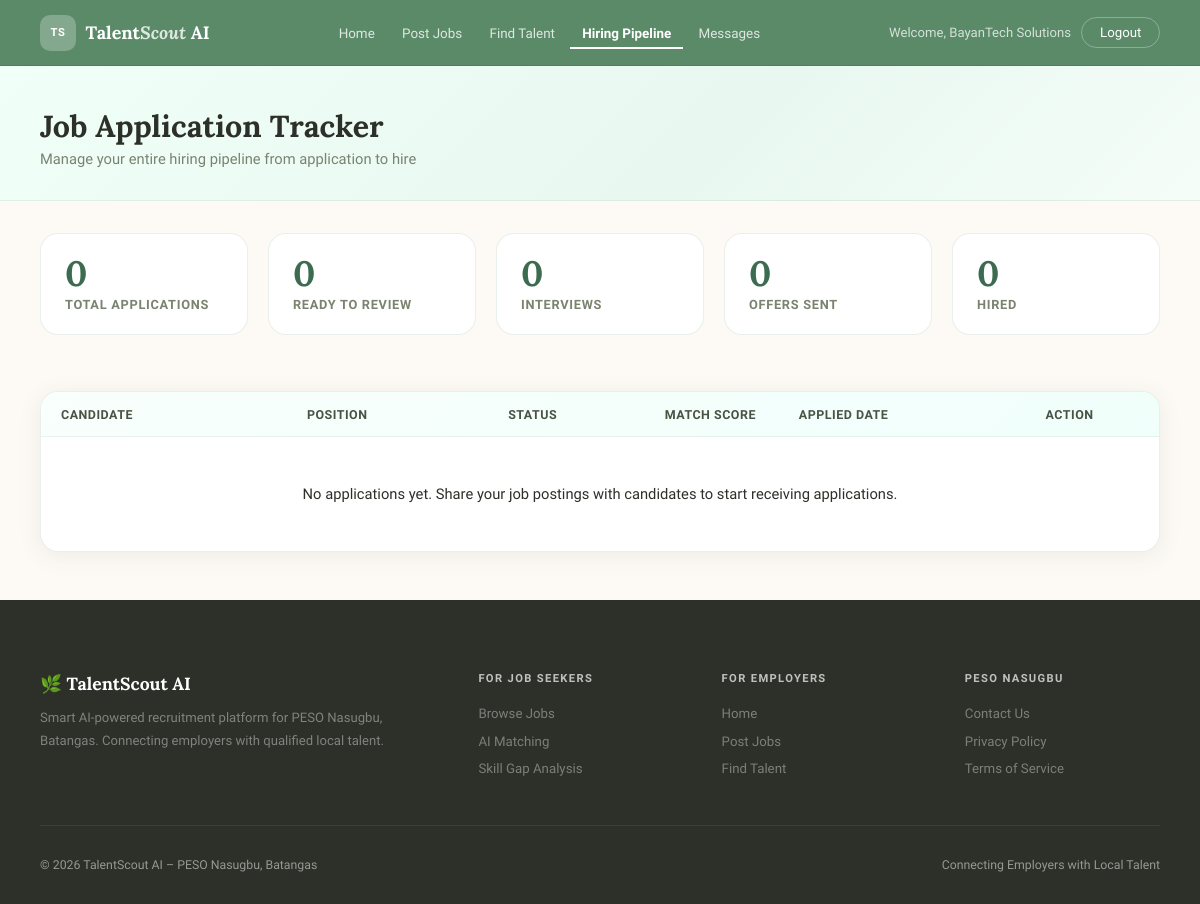
/employers/modules/applicant-tracking/index.php (signed in), run on an earlier commit of the app's database.
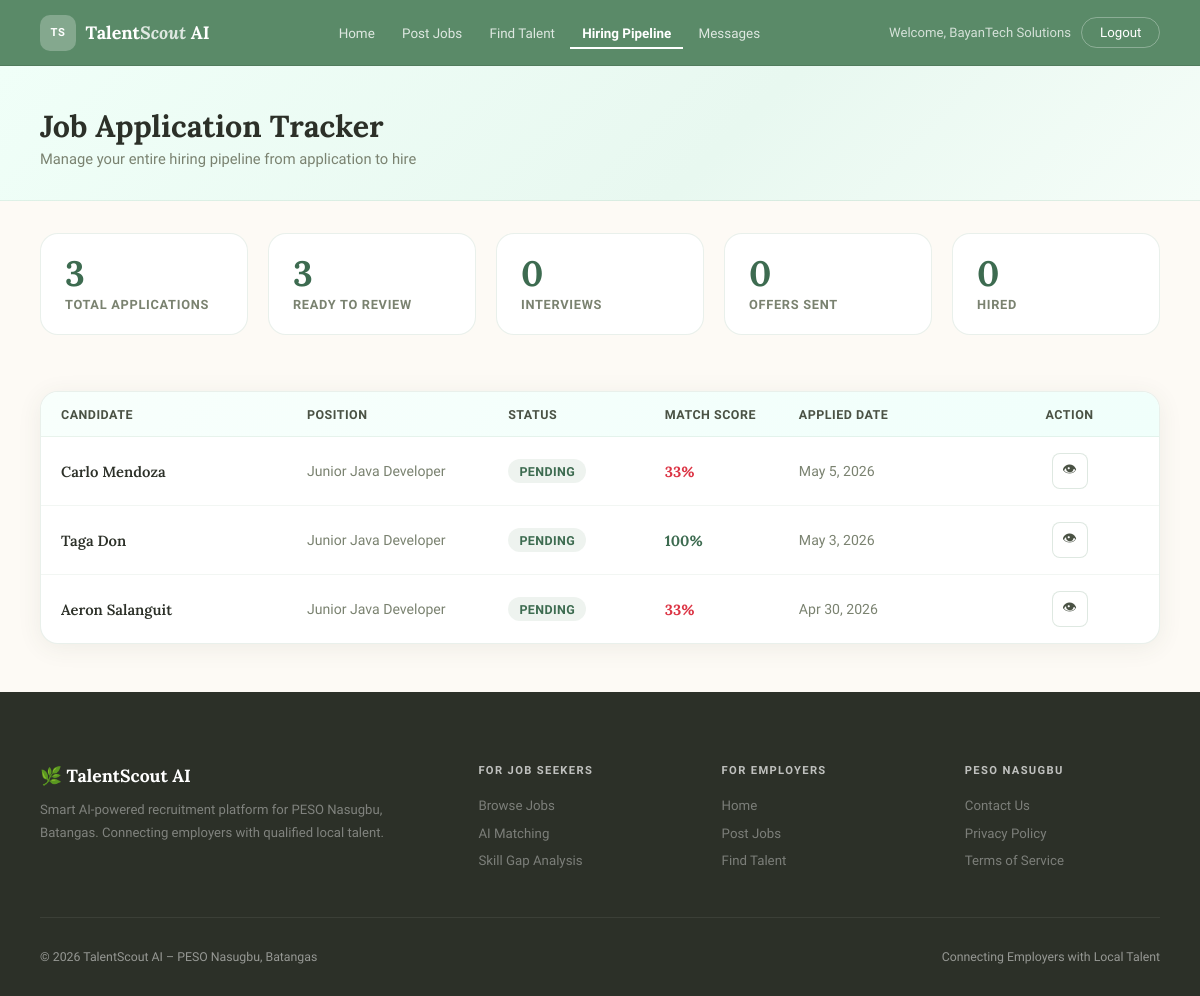
And on a later commit of the database.
### tables this page shows
CREATE TABLE `application` (
  `application_id` int(11) NOT NULL,
  `job_post_id` int(11) DEFAULT NULL,
  `employee_id` int(11) DEFAULT NULL,
  `status` enum('Pending','Interview Scheduled','Offer Received','Rejected') DEFAULT 'Pending',
  `employer_feedback` varchar(255) DEFAULT NULL,
  `application_date` date DEFAULT NULL,
  `hire_status` enum('none','offered','accepted','rejected') DEFAULT 'none',
  `hire_offer_message` text DEFAULT NULL,
  `hire_offer_date` timestamp NULL DEFAULT NULL,
  `hire_response_date` timestamp NULL DEFAULT NULL,
  `is_anonymous` tinyint(1) DEFAULT 0
);

CREATE TABLE `employee` (
  `employee_id` int(11) NOT NULL,
  `first_name` varchar(255) DEFAULT NULL,
  `last_name` varchar(255) DEFAULT NULL,
  `email` varchar(255) DEFAULT NULL,
  `password` varchar(255) DEFAULT NULL,
  `address` varchar(255) DEFAULT NULL,
  `is_active` tinyint(1) DEFAULT NULL
);

CREATE TABLE `job_post` (
  `job_post_id` int(11) NOT NULL,
  `employer_id` int(11) DEFAULT NULL,
  `title` varchar(255) DEFAULT NULL,
  `description` varchar(255) DEFAULT NULL,
  `salary` varchar(255) NOT NULL,
  `location` varchar(255) DEFAULT NULL,
  `work_type` varchar(50) DEFAULT NULL,
  `application_deadline` date DEFAULT NULL,
  `skills` varchar(255) NOT NULL,
  `experience_level` varchar(255) NOT NULL,
  `job_category` varchar(255) NOT NULL,
  `job_post_created` timestamp NOT NULL DEFAULT current_timestamp() ON UPDATE current_timestamp(),
  `job_status` varchar(20) DEFAULT 'active'
);

### employees/modules/ai-matching/skill-normalizer.php (called while the page is built, shortened)
<?php
class SkillNormalizer {
    private $normalizations = [];
    public function __construct() {
        $this->normalizations = $this->buildSkillMap();
    }
    public function normalize($skill) {
        $skill = trim($skill);
        $lower = strtolower($skill);
        if (isset($this->normalizations[$lower])) {
            return $this->normalizations[$lower];
        }
        return ucwords(strtolower($skill));
    }
    public function findSkillCategory($skill, $conn) {
        $skill_normalized = strtolower(trim($skill));
        $sql = "SELECT category_id, category_name, canonical_name FROM skill_categories
                WHERE LOWER(canonical_name) = ?";
        $stmt = $conn->prepare($sql);
        $stmt->bind_param('s', $skill_normalized);
        $stmt->execute();
        $result = $stmt->get_result();
        $sql = "SELECT c.category_id, c.category_name, c.canonical_name
                FROM skill_categories c
                JOIN skill_synonyms s ON c.category_id = s.category_id
                WHERE LOWER(s.synonym) = ?";
        $stmt = $conn->prepare($sql);
        $stmt->bind_param('s', $skill_normalized);
        $stmt->execute();
        $result = $stmt->get_result();
        if ($row = $result->fetch_assoc()) {
            return [
                'category_id' => $row['category_id'],
                'category_name' => $row['category_name'],
                'canonical_name' => $row['canonical_name'],
                'matched_by' => 'synonym'
            ];
        }
        return null;
    }
    public function getCanonicalForm($skill, $conn) {
        $category = $this->findSkillCategory($skill, $conn);
        return $this->normalize($skill);
    }
}
?>

### employers/modules/applicant-tracking/index.php (the view, shortened to what this page needs)
<?php
require_once('../../../database/db.php');
require_once('../../../employees/modules/ai-matching/skill-normalizer.php');
$employer_status = $_SESSION['employer_status'] ?? 'pending';
$isVerified = $employer_status === 'active';
$conn = getConnection();
$normalizer = new SkillNormalizer();
$employer_id = (int)$_SESSION['employer_id'];
$applications = [];
$stmt = $conn->prepare("SELECT
  a.application_id,
  a.job_post_id,
  a.employee_id,
  a.status,
  a.hire_status,
  a.application_date,
  e.first_name,
  e.last_name,
  jp.title as job_title,
  jp.skills as job_skills,
  GROUP_CONCAT(DISTINCT es.skill_name ORDER BY es.skill_name SEPARATOR ', ') as candidate_skills
FROM application a
JOIN job_post jp ON a.job_post_id = jp.job_post_id
JOIN employee e ON a.employee_id = e.employee_id
LEFT JOIN employee_skill es ON a.employee_id = es.employee_id
WHERE jp.employer_id = ?
GROUP BY a.application_id, a.job_post_id, a.employee_id, a.status, a.hire_status, a.application_date, e.first_name, e.last_name, jp.title, jp.skills
ORDER BY a.application_date DESC");
$stmt->bind_param("i", $employer_id);
$stmt->execute();
$result = $stmt->get_result();
while ($row = $result->fetch_assoc()) {
  $hireStatus = $row['hire_status'] ?? 'none';
  if ($hireStatus === 'accepted') {
    $row['display_status'] = 'Hired';
  } elseif ($hireStatus === 'rejected') {
    $row['display_status'] = 'Offer Declined';
  } elseif ($hireStatus === 'offered') {
    $row['display_status'] = 'Offer Sent';
  } else {
    $row['display_status'] = $row['status'];
  }
  if (!empty($row['candidate_skills'])) {
    $candidate_skills_arr = array_map('trim', explode(',', $row['candidate_skills']));
    $normalized_candidate_skills = [];
    foreach ($candidate_skills_arr as $skill) {
      $normalized = $normalizer->getCanonicalForm($skill, $conn);
      $normalized_candidate_skills[] = $normalized;
    }
    $row['candidate_skills'] = implode(', ', array_unique($normalized_candidate_skills));
  }
  if (!empty($row['job_skills']) && !empty($row['candidate_skills'])) {
    $job_skills = array_map('trim', explode(',', $row['job_skills']));
    $cand_skills = array_map('trim', explode(',', $row['candidate_skills']));
    $match_count = 0;
    foreach ($job_skills as $job_skill) {
      $norm_job = strtolower($normalizer->getCanonicalForm($job_skill, $conn));
      foreach ($cand_skills as $cand_skill) {
        $norm_cand = strtolower($normalizer->getCanonicalForm($cand_skill, $conn));
        if ($norm_job === $norm_cand) {
          $match_count++;
          break;
        }
      }
    }
    $row['skill_match_percent'] = count($job_skills) > 0 ? round(($match_count / count($job_skills)) * 100) : 0;
  } else {
    $row['skill_match_percent'] = 0;
  }
  $applications[] = $row;
}
$stats = [
  'total' => count($applications),
  'applied' => 0,
  'interview' => 0,
  'offer' => 0,
  'hired' => 0,
  'rejected' => 0
];
foreach ($applications as $app) {
  $hireStatus = $app['hire_status'] ?? 'none';
  if ($hireStatus === 'accepted') {
    $stats['hired']++;
  } elseif ($hireStatus === 'offered') {
    $stats['offer']++;
  } elseif ($hireStatus === 'rejected') {
    $stats['rejected']++;
  } else {
    switch(strtolower($app['status'])) {
      case 'pending':
        $stats['applied']++;
        break;
    }
  }
}
?>
<!DOCTYPE html>
<html lang="en">
<head>
</head>
<body>
  <nav class="navbar" id="navbar">
    <a href="../../index.php" class="nav-logo">
      <div class="nav-logo-mark">TS</div>
      <span>Talent<em>Scout</em> AI</span>
    </a>
    <ul class="nav-links">
      <li><a href="../../index.php">Home</a></li>
      <?php if ($isVerified): ?>
        <li><a href="../post-jobs/">Post Jobs</a></li>
      <?php else: ?>
        <li><a href="#" class="nav-muted" onclick="window.location.href='../../index.php'; return false;">Post Jobs</a></li>
      <?php endif; ?>
      <li><a href="../employee-finder/">Find Talent</a></li>
      <li><a href="./" class="active">Hiring Pipeline</a></li>
      <?php if ($isVerified): ?>
        <li><a href="../chat-sms/">Messages</a></li>
      <?php else: ?>
        <li><a href="#" class="nav-muted" onclick="window.location.href='../../index.php'; return false;">Messages</a></li>
      <?php endif; ?>
    </ul>
    <div class="nav-right">
      <?php if (isset($_SESSION['employer_id'])): ?>
        <span class="nav-user">Welcome, <?php echo htmlspecialchars($_SESSION['employer_name'] ?? 'Employer'); ?></span>
        <a href="../../logout.php" class="btn-ghost">Logout</a>
      <?php else: ?>
        <a href="../../login.php" class="btn-ghost">Login</a>
        <a href="../../signup.php" class="btn-solid">Get Started →</a>
      <?php endif; ?>
    </div>
  </nav>
  <div class="page-wrapper">
    <div class="page-hero">
      <div class="page-hero-inner">
        <h1>Job Application Tracker</h1>
        <p>Manage your entire hiring pipeline from application to hire</p>
      </div>
    </div>
    <div class="container">
      <div class="stats-grid">
        <div class="stat-card">
          <div class="stat-value"><?php echo $stats['total']; ?></div>
          <div class="stat-label">Total Applications</div>
        </div>
        <div class="stat-card">
          <div class="stat-value"><?php echo ($stats['applied'] + $stats['interview']); ?></div>
          <div class="stat-label">Ready to Review</div>
        </div>
        <div class="stat-card">
          <div class="stat-value"><?php echo $stats['interview']; ?></div>
          <div class="stat-label">Interviews</div>
        </div>
        <div class="stat-card">
          <div class="stat-value"><?php echo $stats['offer']; ?></div>
          <div class="stat-label">Offers Sent</div>
        </div>
        <div class="stat-card">
          <div class="stat-value"><?php echo $stats['hired']; ?></div>
          <div class="stat-label">Hired</div>
        </div>
      </div>
      <div class="table-wrapper">
        <table>
          <thead>
            <tr>
              <th style="width: 22%;">Candidate</th>
              <th style="width: 18%;">Position</th>
              <th style="width: 14%;">Status</th>
              <th style="width: 12%;">Match Score</th>
              <th style="width: 18%;">Applied Date</th>
              <th style="width: 16%; text-align: center;">Action</th>
            </tr>
          </thead>
          <tbody>
            <?php if (count($applications) > 0): ?>
              <?php foreach ($applications as $app):
                $displayStatus = $app['display_status'];
                $status_class = 'status-applied';
                $job_skills = !empty($app['job_skills'])
                    ? array_map('trim', explode(',', $app['job_skills']))
                    : [];
                $candidate_skills = !empty($app['candidate_skills'])
                    ? array_map('trim', explode(',', $app['candidate_skills']))
                    : [];
                $matching_skills = array_intersect($job_skills, $candidate_skills);
                $match_score = count($job_skills) > 0
                    ? round((count($matching_skills) / count($job_skills)) * 100)
                    : 0;
              ?>
                <tr data-application-id="<?php echo $app['application_id']; ?>">
                  <td class="candidate-col"><?php echo htmlspecialchars($app['first_name'] . ' ' . $app['last_name']); ?></td>
                  <td class="position-col"><?php echo htmlspecialchars($app['job_title']); ?></td>
                  <td><span class="status-badge <?php echo $status_class; ?>"><?php echo htmlspecialchars($displayStatus); ?></span></td>
                  <td class="match-score" style="color: <?php
                    if ($match_score >= 80) echo 'var(--sage-dark)';
                    elseif ($match_score >= 50) echo 'var(--gold)';
                    else echo '#dc3545';
                  ?>;"><?php echo $match_score; ?>%</td>
                  <td class="date-col"><?php echo date('M j, Y', strtotime($app['application_date'])); ?></td>
                  <td class="action-col">
                    <button
                      class="btn-eye"
                      onclick="openApplicationModal(<?php echo $app['application_id']; ?>)"
                      title="View application details"
                    >
                      👁
                    </button>
                  </td>
                </tr>
              <?php endforeach; ?>
            <?php else: ?>
              <tr>
                <td colspan="6" style="text-align: center; color: var(--text-light); padding: 3rem 2rem;">
                  No applications yet. Share your job postings with candidates to start receiving applications.
                </td>
              </tr>
            <?php endif; ?>
          </tbody>
        </table>
      </div>
    </div>
  </div>
  <footer class="footer">
    <div class="footer-inner">
      <div class="footer-top">
        <div class="footer-brand">
          <h3>🌿 TalentScout AI</h3>
          <p>Smart AI-powered recruitment platform for PESO Nasugbu, Batangas. Connecting employers with qualified local talent.</p>
        </div>
        <div class="footer-col">
          <h4>For Job Seekers</h4>
          <ul>
            <li><a href="../../employees/">Browse Jobs</a></li>
            <li><a href="../../employees/modules/ai-matching/">AI Matching</a></li>
            <li><a href="../../employees/modules/skill-gap-analysis/">Skill Gap Analysis</a></li>
          </ul>
        </div>
        <div class="footer-col">
          <h4>For Employers</h4>
          <ul>
            <li><a href="../../index.php">Home</a></li>
            <li><a href="../post-jobs/">Post Jobs</a></li>
            <li><a href="../employee-finder/">Find Talent</a></li>
          </ul>
        </div>
        <div class="footer-col">
          <h4>PESO Nasugbu</h4>
          <ul>
            <li><a href="#">Contact Us</a></li>
            <li><a href="#">Privacy Policy</a></li>
            <li><a href="#">Terms of Service</a></li>
          </ul>
        </div>
      </div>
      <div class="footer-bottom">
        <span>© 2026 TalentScout AI – PESO Nasugbu, Batangas</span>
        <span>Connecting Employers with Local Talent</span>
      </div>
    </div>
  </footer>
</body>
</html>

What changed in the data, as far as the page shows it:
added application: employee.last_name "Carlo Mendoza", job_post.title "Junior Java Developer", status "PENDING", job_post.skills "33", application_date "May 5, 2026"
added application: employee.last_name "Taga Don", job_post.title "Junior Java Developer", status "PENDING", job_post.skills "100", application_date "May 3, 2026"
added application: employee.last_name "Aeron Salanguit", job_post.title "Junior Java Developer", status "PENDING", job_post.skills "33", application_date "Apr 30, 2026"
Also different on the page:
$stats['total']: "0" → "3"
$stats['applied'] + $stats['interview']: "0" → "3"
text no longer shown: "No applications yet. Share your job postings with candidates to start receiving applications."
